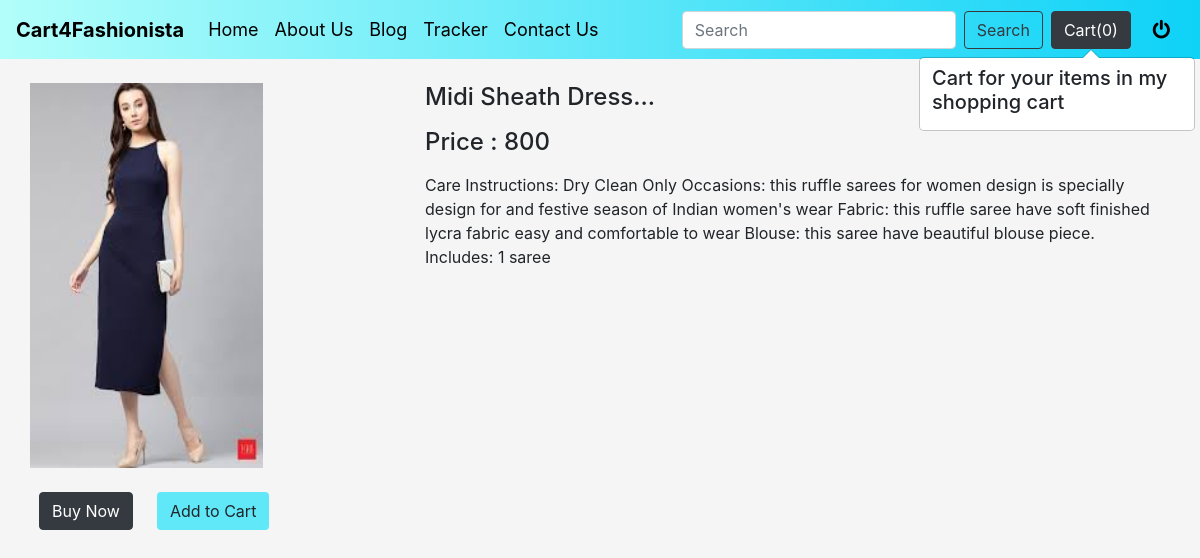
Page /shop/products/8 (signed in) on the committed database.
### shop/models.py (models this page shows, shortened)
class Product(models.Model):
    product_id = models.AutoField
    product_name = models.CharField(max_length=50)
    category = models.CharField(max_length=30, default="")
    sub_category = models.CharField(max_length=30, default="")
    price = models.IntegerField(default=0)
    desc = models.CharField(max_length=500)
    pub_date = models.DateField()
    image = models.ImageField(
        upload_to="shop\images", default="")

### shop/views.py (the view)
# urls.py: path("products/<int:myid>", views.productView, name="productView"),
@login_required(login_url='/authenticate/')
def productView(request, myid):
    prod = Product.objects.filter(id=myid)
    return render(request, "shop/prodView.html", {'product': prod})

### templates/shop/prodView.html (shortened to what this page needs)
{% extends 'shop/base.html' %}
{% block content %}
<button type="button" class="btn btn-dark mx-2" id="popcart" data-container="body" data-toggle="popover"
    data-placement="bottom" data-html="true">
    Cart(<span id="cart">0</span>)
</button>
{% endblock %}
{% block body %}
{% load static %}
<div class="container my-4">
    <div class="row">
        <div class="col-md-4">
            <div class="row">
                <img src='../media/{{product.0.image}}' width="233px" height="385px">
                <div class="row">
                    <a href="/shop/checkout"><button id="pr{{product.0.id}}" class="btn btn-dark buynow mx-4 my-4">Buy
                            Now</button></a>
                    <span id="divpr{{product.0.id}}" class="divpr my-4">
                        <button id="pr{{product.0.id}}" class="btn cart navbar-custom2">Add to
                            Cart</button>
                    </span>
                </div>
            </div>
        </div>
        <div class="col-md-8">
            <h4 class="card-title" id="namepr{{product.0.id}}">{{product.0.product_name|slice:"0:20"}}...
            </h4>
            <p>
                <h4 class="card-title">Price : <span id="pricepr{{product.0.id}}">{{product.0.price}}</span></h4>
            </p>
            <p>{{product.0.desc}}</p>
        </div>
    </div>
</div>
{% endblock %}

### templates/shop/base.html (style rules this page uses)
.navbar-custom2 { background: #60e8f8; }

### rows in the picture
Product: image (picture), product_name "Midi Sheath Dress", price "800", desc "Care Instructions: Dry Clean Only Occasions: this ruffle sarees for women design is specially design for and festive season of Indian women's wear Fabric: this ruffle saree have soft finished lycra fabric easy and comfortable to wear Blouse: this saree have beautiful blouse piece. Includes: 1 saree"
